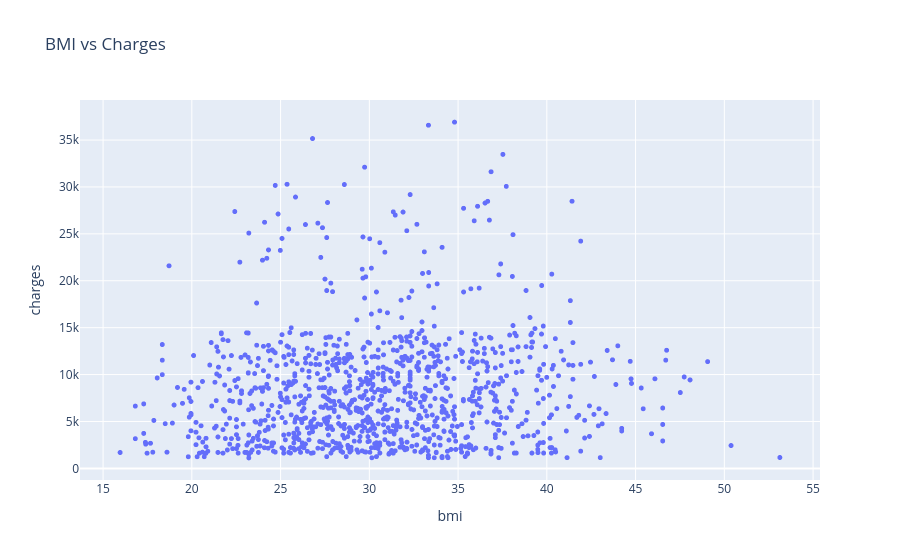

Notebook source saved alongside this figure:
### Code cell
fig = px.scatter(non_somker_df, x='bmi', y='charges', title='BMI vs Charges')
fig.update_traces(marker_size=5)
fig.show()

### Figure 1 — Plotly figure (JSON) as saved in the notebook; plotly's stock layout.template omitted (floating-point values rounded to 4 significant figures; data arrays with more than 128 entries replaced by an {"elided": "..."} marker saying what was removed)
{"data": [{"hovertemplate": "bmi=%{x}<br>charges=%{y}<extra></extra>", "legendgroup": "", "marker": {"color": "#636efa", "size": 5, "symbol": "circle"}, "mode": "markers", "name": "", "showlegend": false, "type": "scattergl", "x": {"elided": "1064 float values"}, "xaxis": "x", "y": {"elided": "1064 float values"}, "yaxis": "y"}], "layout": {"legend": {"tracegroupgap": 0}, "title": {"text": "BMI vs Charges"}, "xaxis": {"anchor": "y", "domain": [0, 1], "title": {"text": "bmi"}}, "yaxis": {"anchor": "x", "domain": [0, 1], "title": {"text": "charges"}}}}
